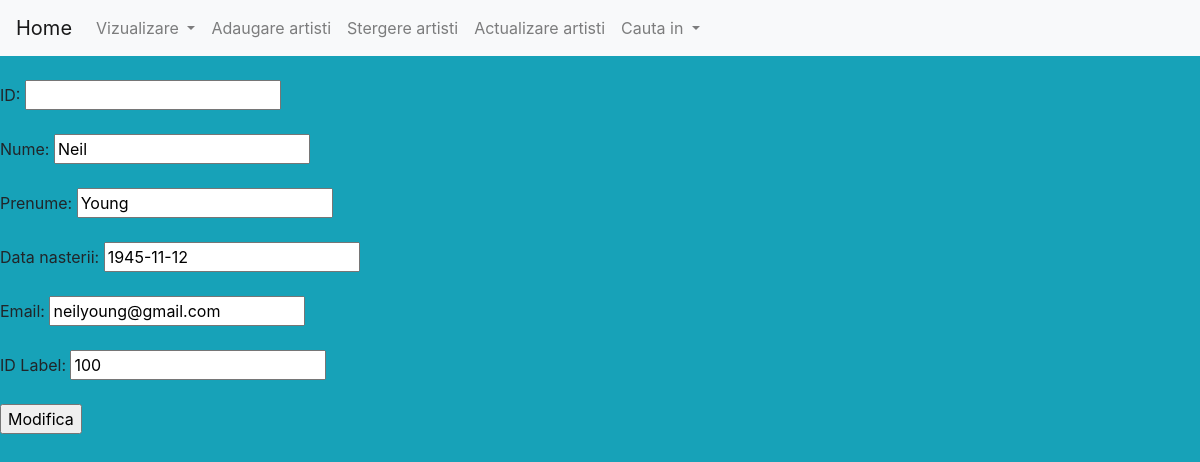
Page /editeaza.php?id_artist=1111 on the committed database.
### tables this page shows
CREATE TABLE `artisti` (
  `id_artist` int(10) NOT NULL,
  `nume` varchar(50) NOT NULL,
  `prenume` varchar(50) NOT NULL,
  `data_nasterii` varchar(50) NOT NULL,
  `email` varchar(50) NOT NULL,
  `id_casa` int(10) NOT NULL
);

### editeaza.php (the view, shortened to what this page needs)
<body>
<head>
</head>
<!doctype html>
<html lang="en">
  <head>
    <link rel="stylesheet" href="https://maxcdn.bootstrapcdn.com/bootstrap/4.0.0-beta.2/css/bootstrap.min.css">
  </head>
  <body class="bg-info">
    <nav class="navbar navbar-expand-lg navbar-light bg-light">
  <a class="navbar-brand" href="index.php">Home</a>
  <div class="collapse navbar-collapse" id="navbarSupportedContent">
    <ul class="navbar-nav mr-auto">
	 <li class="nav-item dropdown">
        <a class="nav-link dropdown-toggle" href="#" id="navbarDropdown" role="button" data-toggle="dropdown" aria-haspopup="true" aria-expanded="false">
          Vizualizare
        </a>
        <div class="dropdown-menu" aria-labelledby="navbarDropdown">
		  <li class="nav-item">
		<li class="nav-item">
        <a class="nav-link" href="adauga.php">Adaugare artisti</a>
		<li class="nav-item">
        <a class="nav-link" href="sterge.php">Stergere artisti</a>
		<li class="nav-item">
        <a class="nav-link" href="editeaza.php">Actualizare artisti</a>
		 <li class="nav-item dropdown">
        <a class="nav-link dropdown-toggle" href="#" id="navbarDropdown" role="button" data-toggle="dropdown" aria-haspopup="true" aria-expanded="false">
          Cauta in
        </a>
      </li>
    </ul>
  </div>
</nav>
<br>
<body bgcolor="#99AABB">
<?php
require_once("my_connect.php");
$id=$_GET['id_artist'];
$actualizare=$_GET['actualizare'];
if($actualizare==1)
{
	$id=$_POST['id_artist'];
	$nume=$_POST['nume'];
	$prenume=$_POST['prenume'];
	$data=$_POST['data_nasterii'];
	$email=$_POST['email'];
	$idc=$_POST['id_casa'];
	$query="UPDATE artisti SET nume='$nume', prenume='$prenume',
data_nasterii='$data', email='$email' where id_artist='$id'";
	$result=mysqli_query($conexiune,$query);
	echo "S-au actualizat datele!<br><br><br>";
	echo "
		<form method='post' action='editeaza.php?actualizare=1&id_artist=$id'>
			ID:  <input type='text' name='idm' value='$id'><br><br>
			Nume:  <input type='text' name='numem' value='$nume'><br><br>
			Prenume: <input type='text' name='prenumem' value='$prenume'><br><br>
			Data nasterii:     <input type='text' name='experientam' value='$data'><br><br>
			E-mail:     <input type='text' name='telefonm' value='$email'><br><br>
			ID Label:     <input type='text' name='telefonm' value='$idc'><br><br>
			<input type='submit' name='modifica' value='Modifica'>
		</form>";
	echo "<br><br><br><a href='arindex.php'>Editare</a>";
}
else
{
$query="SELECT * FROM artisti WHERE id_artist='$id'";
$result=mysqli_query($conexiune,$query);
$row=mysqli_fetch_array($result,MYSQL_ASSOC);
$id=$row['id_artist'];
$nume=$row['nume'];
$prenume=$row['prenume'];
$data=$row['data_nasterii'];
$email=$row['email'];
$idc=$row['id_casa'];
echo "
		<form method='post' action='editeaza.php?actualizare=1&id_artist=$id'>
			ID:  <input type='text' name='idm' value='$id_artist'><br><br>
			Nume:  <input type='text' name='numem' value='$nume'><br><br>
			Prenume: <input type='text' name='prenumem' value='$prenume'><br><br>
			Data nasterii:     <input type='text' name='experientam' value='$data'><br><br>
			Email:     <input type='text' name='telefonm' value='$email'><br><br>
			ID Label:     <input type='text' name='telefonm' value='$idc'><br><br>
			<input type='submit' name='modifica' value='Modifica'>
		</form>";
}
?>
</body>
</html>

### rows in the picture
artisti: numem "Neil", prenumem "Young", experientam "1945-11-12", telefonm "neilyoung@gmail.com", telefonm "100"
